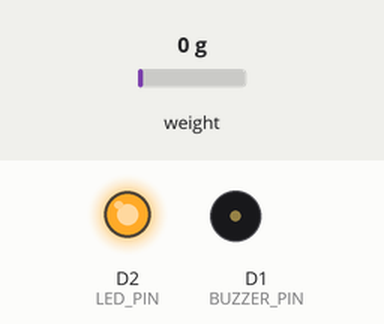
Simulated run of this sketch. Board: ESP8266 (NodeMCU). Parts: output pins drawn as LEDs (lit = HIGH), buzzer (waves = sounding, pin HIGH). Inputs (shaded band) come from the test bench; at power-on: weight on the scale 0 g. WiFi joins after 1.5 s; servers stay silent unless stated; what the sketch prints to the serial monitor is not drawn.

Above: at 2.7 s.
At 9.0 s:
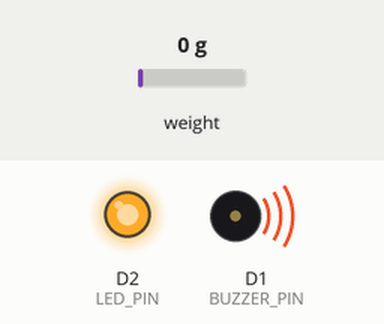
At 14.88 s:
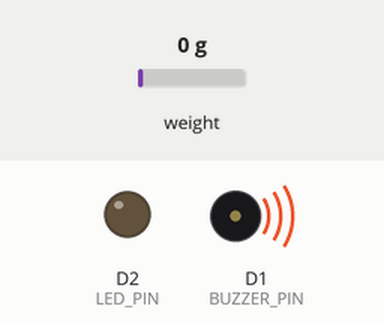
Timing chart, 0 to 15.5 s (numbered marks = the images above):
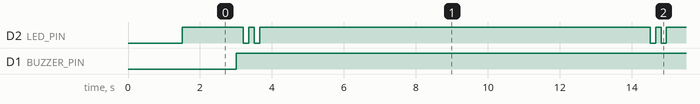

Measured:
- by itself, D2 (LED_PIN): repeats every 11.3 s: HIGH 0.15 s, LOW 0.15 s, HIGH 10.9 s, LOW 0.15 s
- by itself, D1 (BUZZER_PIN): LOW → HIGH at 3.0 s
- by itself, everything shown: repeats every 11.3 s, in 4 steps

The sketch:

lpgmonitor.ino
```cpp
#include <Arduino.h>
#include <ESP8266WiFi.h>
#include <ESP8266HTTPClient.h>
#include "HX711.h"


const char* ssid = "Mini Wammu";
const char* password = "2444666668888888";


const char* backend_host = "192.168.31.112";
const char* device_id = "68f7053339145d6ed0695bd0";


String serverURL = String("http://") + backend_host + ":8000/api/readings/" + device_id;

#define DOUT D5
#define CLK  D6
HX711 scale;

float tareWeight = 3.0;
float maxCapacity = 5.0;


#define LED_PIN D2
#define BUZZER_PIN D1
#define LOW_GAS_THRESHOLD 15.0


void setup() {
  Serial.begin(115200);
  pinMode(LED_PIN, OUTPUT);
  pinMode(BUZZER_PIN, OUTPUT);
  digitalWrite(LED_PIN, LOW);
  digitalWrite(BUZZER_PIN, LOW);

  Serial.println("\n[INFO] Menghubungkan ke WiFi...");
  WiFi.begin(ssid, password);

  int retries = 0;
  while (WiFi.status() != WL_CONNECTED && retries < 30) {
    delay(500);
    Serial.print(".");
    retries++;
  }

  if (WiFi.status() == WL_CONNECTED) {
    Serial.println("\n[OK] WiFi terhubung!");
    Serial.print("[IP] Alamat IP ESP8266: ");
    Serial.println(WiFi.localIP());
    digitalWrite(LED_PIN, HIGH);
  } else {
    Serial.println("\n[ERROR] Gagal terhubung ke WiFi!");
  }

  scale.begin(DOUT, CLK);
  scale.set_scale();
  scale.tare();
  Serial.println("[INFO] Sensor HX711 siap!");
}


void loop() {
  if (WiFi.status() == WL_CONNECTED) {
    float weight = scale.get_units(5);
    if (weight < tareWeight) weight = tareWeight;

    float gasWeight = weight - tareWeight;
    if (gasWeight < 0) gasWeight = 0;

    float percent = (gasWeight / maxCapacity) * 100.0;
    if (percent > 100) percent = 100;


    Serial.println("=======================================");
    Serial.print("[TIME] ");
    Serial.println(millis() / 1000);
    Serial.print("[DATA] Berat gas: ");
    Serial.print(gasWeight, 2);
    Serial.print(" kg (");
    Serial.print(percent, 1);
    Serial.println("%)");

    if (percent <= LOW_GAS_THRESHOLD) {
      digitalWrite(BUZZER_PIN, HIGH);
    } else {
      digitalWrite(BUZZER_PIN, LOW);
    }

    if (pingServer()) {
      sendToServer(gasWeight, percent);
    } else {
      Serial.println("[WARN] Backend tidak merespon, menunggu koneksi...");
      blinkError();
    }

    delay(10000);
  } else {
    reconnectWiFi();
  }
}


bool pingServer() {
  WiFiClient client;
  HTTPClient http;
  http.begin(client, String("http://") + backend_host + ":8000/health");
  int httpCode = http.GET();
  http.end();
  return (httpCode == 200);
}


void sendToServer(float gasKg, float percent) {
  WiFiClient client;
  HTTPClient http;

  String jsonData = "{\"weightKg\":" + String(gasKg, 2) + ",\"percent\":" + String(percent, 1) + "}";
  http.begin(client, serverURL);
  http.addHeader("Content-Type", "application/json");

  int httpCode = http.POST(jsonData);

  if (httpCode > 0) {
    Serial.print("[OK] Server response code: ");
    Serial.println(httpCode);
    String payload = http.getString();
    Serial.println("[RESP] " + payload);


    digitalWrite(LED_PIN, LOW);
    delay(100);
    digitalWrite(LED_PIN, HIGH);
  } else {
    Serial.print("[ERROR] HTTP gagal: ");
    Serial.println(http.errorToString(httpCode).c_str());
    blinkError();
  }

  http.end();
}


void reconnectWiFi() {
  Serial.println("[INFO] WiFi terputus, mencoba ulang...");
  WiFi.reconnect();
  digitalWrite(LED_PIN, LOW);

  for (int i = 0; i < 3; i++) {
    digitalWrite(BUZZER_PIN, HIGH);
    delay(200);
    digitalWrite(BUZZER_PIN, LOW);
    delay(200);
  }
  delay(3000);
}


void blinkError() {
  for (int i = 0; i < 2; i++) {
    digitalWrite(LED_PIN, LOW);
    delay(150);
    digitalWrite(LED_PIN, HIGH);
    delay(150);
  }
}
```
